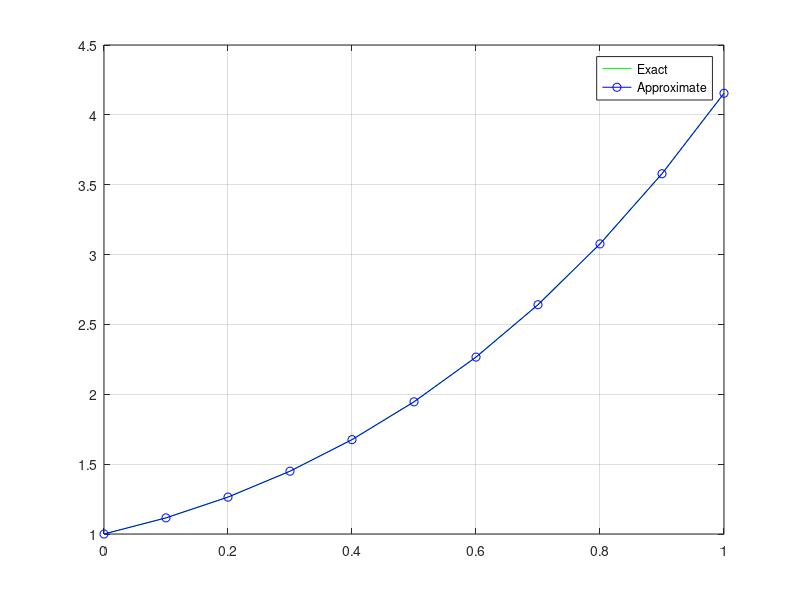

The MATLAB source for this figure:
% Solve  y'(t)=2t+y with y0 = 1
n = 10;
y0 = 1;
t0 = 0;
h=0.1;
t=[t0 zeros(1, n)];
f = @(t, y) ((2 * t) + y);
yexact = @(t) ((-2) * (t + 1) + (3 * exp(t)));
y = zeros(size(t));
ye = zeros(size(t));

y(1) = y0;
t(1) = t0;
fprintf('%7s %7s %7s %7s \n','i','t(i)','y(i)', 'ye(i)');
for i=1:n
  t(i + 1)=t(i) + h;

  k1 = f(t(i), y(i));
  y1 = y(i) + h * k1;
  t1 = t(i) + h;

  k2 = f(t1, y1);
  y2 = y(i) + (h / 2)*(k1 + k2)/2;
  t2 = t(i) + (h / 2);

  k3 = f(t2, y2);

  y(i+1) = y(i) + (k1 + k2 + (4 * k3)) * h / 6;
  ye(i) = yexact(t(i));
  fprintf('%7d %7.2f %7.3f %7.3f \n',i, t(i), y(i), ye(i));
end

plot(t, yexact(t), 'g', t, y, 'b-o');
legend('Exact', 'Approximate');
grid on
